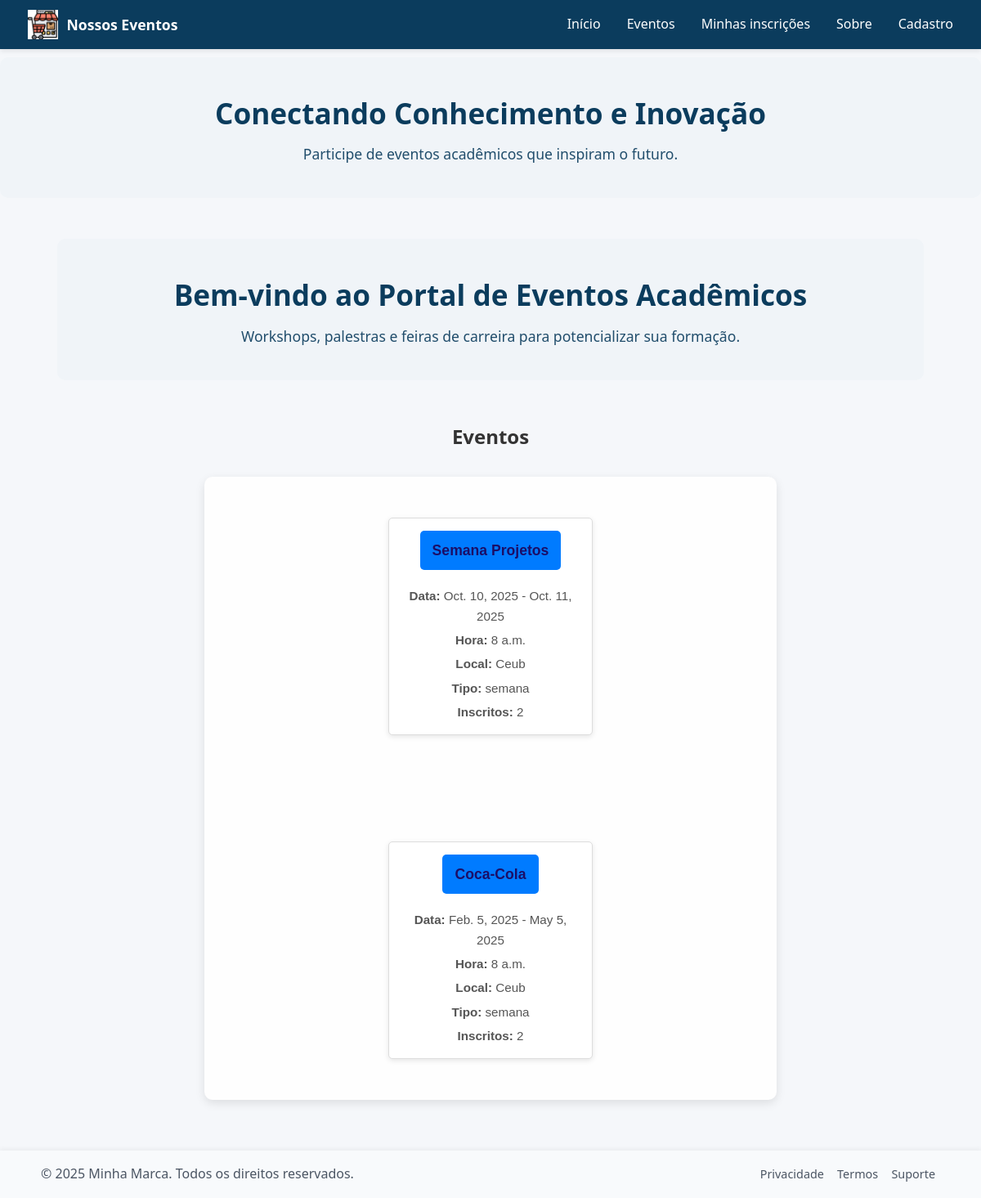
The page / on the database its author committed.
### aulaweb/models.py (models this page shows, shortened)
class Evento(models.Model):
    TIPO_EVENTO = (
        ('seminario', 'Seminário'),
        ('palestra', 'Palestra'),
        ('workshop', 'Workshop'),
        ('minicurso', 'Minicurso'),
        ('semana', 'Semana Acadêmica')
    )
    nome = models.CharField("Nome do evento", max_length=200)
    tipo = models.CharField("Tipo", max_length=20, choices=TIPO_EVENTO)
    data_inicio = models.DateField("Data inicial")
    data_fim = models.DateField("Data final")
    hora_inicio = models.TimeField("Hora inicial", default='08:00:00')
    hora_fim = models.TimeField("Hora final", null=True, blank=True)
    local = models.CharField("Local", max_length=200)
    max_participantes = models.PositiveIntegerField("Limite de participantes", default=0)
    organizador = models.ForeignKey(
        Usuario,
        on_delete=models.CASCADE,
        limit_choices_to={'perfil': 'organizador'}
    )
    horario = models.TimeField()
    banner = models.ImageField(
        upload_to='banners/',  # pasta dentro de MEDIA_ROOT
        null=True,
        blank=True
    )
    created_at = models.DateTimeField(auto_now_add=True)

### aulaweb/views.py (the view)
# urls.py: path('', views.index, name='index'),
def index(request):
    eventos = Evento.objects.all()
    eventos_info = []
    for evento in eventos:
        inscritos = Inscricao.objects.filter(evento=evento).count()
        eventos_info.append({'evento': evento, 'inscritos': inscritos})
    eventos_info.sort(key=lambda x: x['inscritos'], reverse=True)
    return render(request, 'aulaweb/index.html', {'eventos_info': eventos_info})

### aulaweb/templates/aulaweb/index.html (shortened to what this page needs)
{% extends "aulaweb/base.html" %}
{% block conteudo %}
<div class="banner">
    <h1>Bem-vindo ao Portal de Eventos Acadêmicos</h1>
    <p>Workshops, palestras e feiras de carreira para potencializar sua formação.</p>
</div>
<h2 class="titulo-eventos">Eventos</h2>
<div class="lista">
    {% for item in eventos_info %}
    <div class="evento-container">
        <a href="{% url 'detalhe_evento' item.evento.id %}" class="btn-evento">
            {{ item.evento.nome }}
        </a>
        <p><strong>Data:</strong> {{ item.evento.data_inicio }}{% if item.evento.data_fim %} - {{ item.evento.data_fim }}{% endif %}</p>
        <p><strong>Hora:</strong> {{ item.evento.hora_inicio }}{% if item.evento.hora_fim %} - {{ item.evento.hora_fim }}{% endif %}</p>
        <p><strong>Local:</strong> {{ item.evento.local }}</p>
        <p><strong>Tipo:</strong> {{ item.evento.tipo }}</p>
        <p><strong>Inscritos:</strong> {{ item.inscritos }}</p>
    </div>
    {% empty %}
    <p class="nenhum-evento">Nenhum evento cadastrado no momento.</p>
    {% endfor %}
</div>
{% endblock %}

### aulaweb/templates/aulaweb/base.html (shortened to what this page needs)
<!DOCTYPE html>
<html lang="pt-BR">
<head>
  {% load static %}
  <link rel="stylesheet" href="{% static 'css/style.css' %}">
</head>
<body>
  <header>
      <div class="topbar">
      <a class="brand" href="#">
        <img src="{% static 'image/logo.png' %}" alt="Logo da Minha Marca" class="brand-logo">
        <span class="brand-title">Nossos Eventos</span>
      </a>
    </div>
    <nav>
      <div class="nav-inner">
        <ul class="menu" aria-label="Menu de navegação principal">
                <li><a href="{% url 'index' %}">Início</a></li>
                <li><a href="{% url 'lista_eventos' %}">Eventos</a></li>
                <li><a href="{% url 'minhas_inscricoes' %}">Minhas inscrições</a></li>
                <li><a href="{% url 'sobre' %}">Sobre</a></li>
                {% if not user.is_authenticated %}
                  <li><a href="{% url 'cadastro_usuario' %}">Cadastro</a></li>
                {% endif %}
          </ul>
      </div>
    </nav>
  </header>
    <div class="banner">
        <h1>Conectando Conhecimento e Inovação</h1>
        <p>Participe de eventos acadêmicos que inspiram o futuro.</p>
      </div>
  <main aria-label="Conteúdo principal">
    {% block conteudo %}
    {% endblock %}
  </main>
  <footer>
    <div class="footer-inner">
      <span>© <span id="year"></span> Minha Marca. Todos os direitos reservados.</span>
      <nav class="footer-links" aria-label="Links do rodapé">
        <a href="#">Privacidade</a>
        <a href="#">Termos</a>
        <a href="#">Suporte</a>
      </nav>
    </div>
  </footer>
</body>
</html>

### aulaweb/static/css/style.css (style rules this page uses)
*, *::before, *::after { box-sizing: border-box; margin: 0; padding: 0; }
html, body { min-height: 100%; font-family: system-ui, -apple-system, "Segoe UI", Roboto, Arial, sans-serif; background-color: #f5f7fa; color: #1f2937; line-height: 1.6; }
body { padding-top: 70px; padding-bottom: 80px; }
header { position: fixed; top: 0; left: 0; width: 100%; height: 60px; background-color: #0b3c5d; color: #ffffff; display: flex; align-items: center; justify-content: space-between; padding: 0 24px; z-index: 1000; box-shadow: 0 2px 6px rgba(0,0,0,0.1); }
.brand { display: flex; align-items: center; gap: 10px; text-decoration: none; color: #ffffff; }
.brand-logo { height: 36px; width: auto; }
.brand-title { font-size: 1.1rem; font-weight: 600; }
.menu { list-style: none; display: flex; align-items: center; gap: 18px; }
.menu li a { color: #ffffff; text-decoration: none; font-weight: 500; padding: 6px 10px; border-radius: 6px; transition: background 0.2s; }
.banner { background: #e9f1f7; color: #0b3c5d; text-align: center; padding: 40px 20px 60px; width: 100%; animation: fadeIn 0.8s ease-out; }
.banner h1 { font-size: 2.2rem; font-weight: 700; margin-bottom: 8px; }
.banner p { font-size: 1.1rem; opacity: 0.9; }
main { max-width: 1100px; margin: 40px auto; padding: 0 20px; }
.lista, .eventos-lista { max-width: 700px; margin: 30px auto; padding: 20px; background-color: #fefefe; border-radius: 10px; box-shadow: 0 4px 12px rgba(0,0,0,0.1); font-family: Arial, sans-serif; display: flex; flex-direction: column; gap: 14px; }
.lista > div, .eventos-lista li, .lista-container > div { padding: 15px; border-bottom: 1px solid #ddd; border-radius: 5px; transition: background 0.3s; }
.lista a, .eventos-lista li a { font-weight: bold; font-size: 1.1rem; color: #1b0e67; text-decoration: none; }
.lista p, .eventos-lista li p { margin: 5px 0 0 0; font-size: 0.95rem; color: #555; }
.evento-container, .lista-container { max-width: 600px; margin: 50px auto; padding: 30px; background-color: #f9f9f9; border-radius: 10px; box-shadow: 0 4px 10px rgba(0,0,0,0.1); }
footer { position: fixed; bottom: 0; width: 100%; background-color: #f8fafc; color: #4b5563; padding: 16px 24px; box-shadow: 0 -2px 6px rgba(0,0,0,0.05); z-index: 1000; }
.footer-inner { display: flex; justify-content: space-between; align-items: center; flex-wrap: wrap; gap: 10px; max-width: 1100px; margin: auto; }
.footer-links a { color: #4b5563; text-decoration: none; margin: 0 6px; font-size: 0.9rem; }
.menu { display: flex; align-items: center; gap: 12px; }
.menu li { list-style: none; }
.menu li a { display: flex; align-items: center; height: 100%; padding: 6px 10px; }
.banner { text-align: center; background-color: #f0f4f8; padding: 40px 20px; border-radius: 10px; margin-bottom: 50px; }
.titulo-eventos { text-align: center; margin-bottom: 30px; color: #333; }
.lista { color: black; display: flex; flex-wrap: wrap; justify-content: center; gap: 30px; padding: 0 20px; }
.evento-container { border: 1px solid #ddd; border-radius: 8px; padding: 20px; width: 250px; text-align: center; box-shadow: 0 2px 6px rgba(0,0,0,0.1); background-color: #fff; }
.btn-evento { display: inline-block; margin-bottom: 15px; padding: 10px 15px; background-color: #007bff; color: #fff; text-decoration: none; border-radius: 5px; transition: background-color 0.2s; }

### rows shown on the page
Evento: evento.nome "Semana Projetos", evento.data_inicio "Oct. 10, 2025", evento.data_fim "Oct. 11, 2025", evento.hora_inicio "8 a.m.", evento.local "Ceub", evento.tipo "semana", inscritos "2"
Evento: evento.nome "Coca-Cola", evento.data_inicio "Feb. 5, 2025", evento.data_fim "May 5, 2025", evento.hora_inicio "8 a.m.", evento.local "Ceub", evento.tipo "semana", inscritos "2"
